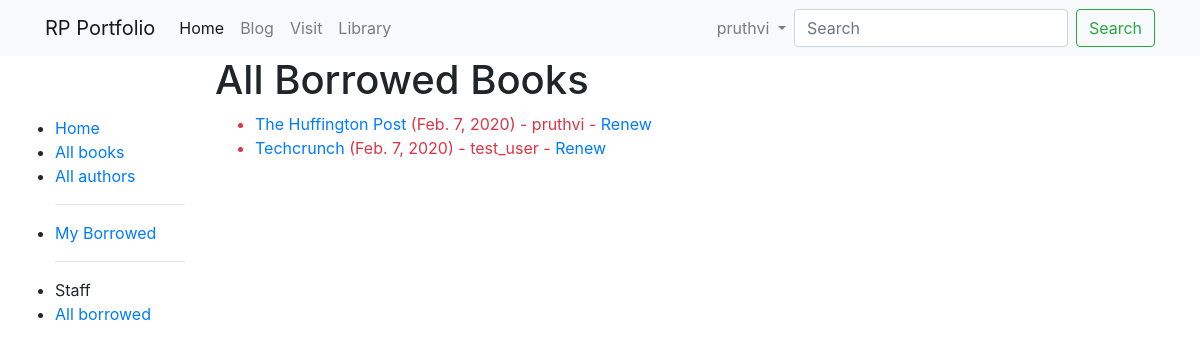
The page /library/borrowed/ (signed in) on the database its author committed.
### library/models.py (models this page shows, shortened)
class BookInstance(models.Model):
    id = models.UUIDField(primary_key=True, default=uuid.uuid4, help_text='Unique ID for this particular book across whole library')
    book = models.ForeignKey('Book', on_delete=models.CASCADE, null=True)
    imprint = models.CharField(max_length=200)
    due_back = models.DateField(null=True, blank=True)
    borrower = models.ForeignKey(User,on_delete=models.SET_NULL,null=True,blank=True)
    LOAN_STATUS = (
        ('m', 'Maintenance'),
        ('o', 'On loan'),
        ('a', 'Available'),
        ('r', 'Reserved'),
    )
    status = models.CharField(
        max_length=1,
        choices=LOAN_STATUS,
        blank=True,
        default='m',
        help_text='Book availability',
    )
    class Meta:
        ordering = ['due_back']
        permissions = (("can_mark_returned","set book as returned"),)
    @property
    def is_overdue(self):
    	if self.due_back and date.today() > self.due_back:
    		return True
    	return False

class Book(models.Model):
    title = models.CharField(max_length=200)
    author = models.ForeignKey('Author', on_delete=models.SET_NULL, null=True)
    summary = models.TextField(max_length=1000, help_text='Enter a brief description of the book')
    isbn = models.CharField('ISBN', max_length=13, help_text='13 Character <a href="https://www.isbn-international.org/content/what-isbn">ISBN number</a>')
    genre = models.ManyToManyField(Genre, help_text='Select a genre for this book')
    language = models.ForeignKey('Language', on_delete=models.SET_NULL, null=True)
    def display_genre(self):
        """Creates a string for the Genre. This is required to display genre in Admin."""
        return ', '.join([genre.name for genre in self.genre.all()[:3]])
    display_genre.short_description = 'Genre'

### library/views.py (the view)
# urls.py: path(r'borrowed/', views.LoanedBooksAllListView.as_view(), name='all-borrowed'),
class LoanedBooksAllListView(PermissionRequiredMixin, generic.ListView):
    model = BookInstance
    permission_required = 'library.can_mark_returned'
    template_name = 'bookinstance_list_borrowed_all.html'
    paginate_by = 10
    def get_queryset(self):
        return BookInstance.objects.filter(status__exact='o').order_by('due_back')

### library/templates/bookinstance_list_borrowed_all.html
{% extends "base_generic.html" %}
{% block content %}
    <h1>All Borrowed Books</h1>
    {% if bookinstance_list %}
    <ul>
      {% for bookinst in bookinstance_list %}
      <li class="{% if bookinst.is_overdue %}text-danger{% endif %}">
        <a href="{% url 'book-detail' bookinst.book.pk %}">{{bookinst.book.title}}</a> ({{ bookinst.due_back }}) {% if user.is_staff %}- {{ bookinst.borrower }}{% endif %} {% if perms.catalog.can_mark_returned %}- <a href="{% url 'renew-book-librarian' bookinst.id %}">Renew</a>  {% endif %}
      {% endfor %}
      </li>
    </ul>
    {% else %}
      <p>There are no books borrowed.</p>
    {% endif %}
{% endblock %}

### personal_portfolio/templates/base.html (shortened to what this page needs)
<!DOCTYPE html>
<html lang="en">
<head>
</head>
<body>
<link rel="stylesheet" href="https://stackpath.bootstrapcdn.com/bootstrap/4.1.3/css/bootstrap.min.css">
<nav class="navbar navbar-expand-lg navbar-light bg-light">
    <div class="container">
        <a class="navbar-brand" href="{% url 'project_index' %}">RP Portfolio</a>
        <div class="collapse navbar-collapse" id="navbarSupportedContent">
          <ul class="navbar-nav mr-auto">
            <li class="nav-item active">
              <a class="nav-link" href="{% url 'project_index' %}">Home</a>
            </li>
            <li class="nav-item">
              <a class="nav-link" href="{% url 'blog_index' %}">Blog</a>
            </li>
            <li class="nav-item">
              <a class="nav-link" href="{% url 'visit_index' %}">Visit</a>
            </li>
            <li class="nav-item">
              <a class="nav-link" href="{% url 'index' %}">Library</a>
            </li>
          </ul>
          <ul class="nav navbar-nav navbar-right">
            <li class="nav-item dropdown">
            <a class="nav-link dropdown-toggle" href="#" id="navbarDropdownMenuLink" data-toggle="dropdown" aria-haspopup="true" aria-expanded="false">
              {% if user.is_authenticated %}
              {{ user.get_username }}
              {% else %}
              Login or SignUp
              {% endif %}
            </a>
          </li>
          </ul>
          <form class="form-inline my-2 my-lg-0" action='/search/'>
      <input class="form-control mr-sm-2" type="search" placeholder="Search" name='q' aria-label="Search">
      <button class="btn btn-outline-success my-2 my-sm-0" type="submit">Search</button>
    </form>
        </div>
    </div>
</nav>
<div class="container-fluid">
<div class="row">
  <div class="col-md-2" style="margin-top: 5%;">
    {% block sidebar %}{% endblock %}
  </div>
  <div class="col-md-6">
  {% block content %}
  {% endblock %}
</div>
      <div class="col-sm-10 ">
      </div>
</div>
</div>
</body>
</html>

### rows shown on the page
BookInstance: book "The Huffington Post", due_back "Feb. 7, 2020", borrower "pruthvi"
BookInstance: book "Techcrunch", due_back "Feb. 7, 2020", borrower "test_user"

### other values the page prints
{{ user.get_username }} "pruthvi"
